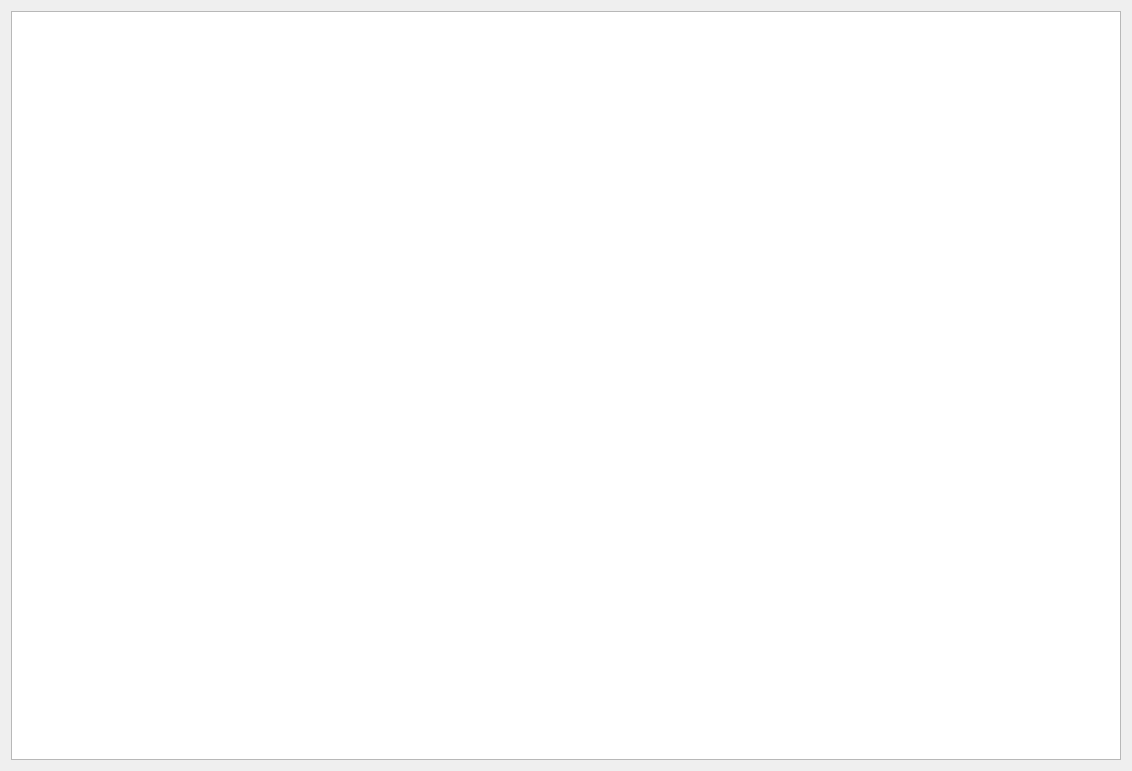
<?xml version="1.0" encoding="UTF-8"?>
<ui version="4.0">
 <class>Form</class>
 <widget class="QWidget" name="Form">
  <property name="geometry">
   <rect>
    <x>0</x>
    <y>0</y>
    <width>1132</width>
    <height>771</height>
   </rect>
  </property>
  <property name="windowTitle">
   <string>Form</string>
  </property>
  <layout class="QVBoxLayout" name="verticalLayout_2">
   <item>
    <layout class="QHBoxLayout" name="horizontalLayout">
     <item>
      <widget class="QListView" name="listView"/>
     </item>
    </layout>
   </item>
  </layout>
 </widget>
 <resources/>
 <connections/>
</ui>
